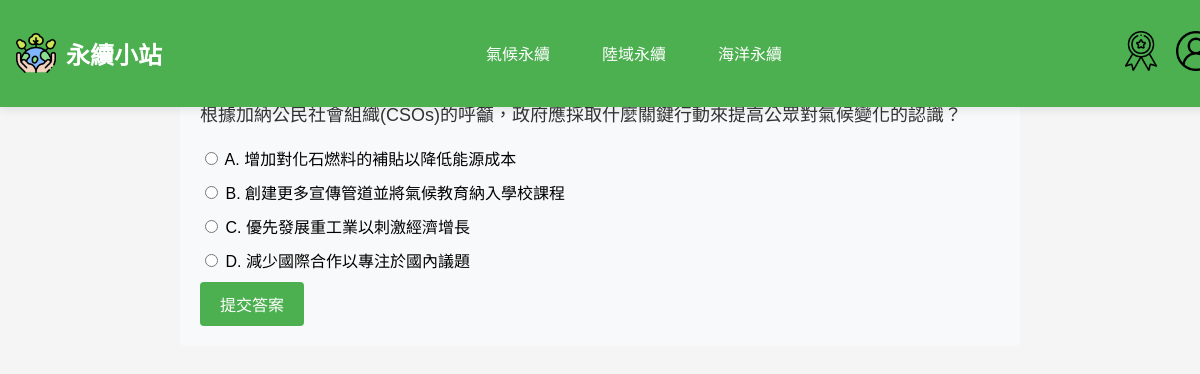
Screenshot of /php/answer.php?question_id=1&type=choice with the database file from the repository.
### tables this page shows
CREATE TABLE `choicequiz` (
  `choiceID` int(11) NOT NULL COMMENT '選擇題編號 (PK)',
  `QuestionText` text NOT NULL COMMENT '問題文字',
  `OptionA` varchar(100) NOT NULL COMMENT '選項A',
  `OptionB` varchar(100) NOT NULL COMMENT '選項B',
  `OptionC` varchar(100) NOT NULL COMMENT '選項C',
  `OptionD` varchar(100) NOT NULL COMMENT '選項D',
  `CorrectAnswer` char(1) NOT NULL COMMENT '正確答案 (A/B/C/D)',
  `UserID` int(11) NOT NULL COMMENT '出題者 (FK to User)',
  `ArticleID` int(11) DEFAULT NULL COMMENT 'FK to Article'
);

### php/answer.php (the view, shortened to what this page needs)
<?php
require_once 'db_connect.php';
$question_id = intval($_GET['question_id']);
$type = $_GET['type'];
?>
<!DOCTYPE html>
<html lang="zh-TW">
<head>
    <link rel="stylesheet" href="../css/nav.css">
    <link rel="stylesheet" href="../css/1.css">
</head>
<body>
    <header>
        <?php include "nav.php"; ?>
    </header>
    <div class="answer-section">
        <?php
        switch($type) {
            case 'choice':
                $sql = "SELECT * FROM choicequiz WHERE choiceID = ?";
                break;
        }
        $stmt = $conn->prepare($sql);
        $stmt->bind_param("i", $question_id);
        $stmt->execute();
        $result = $stmt->get_result();
        if ($row = $result->fetch_assoc()) {
            echo '<div class="question-text">' . htmlspecialchars($row['QuestionText']) . '</div>';
            echo '<form class="answer-form" method="POST">';
            switch($type) {
                case 'choice':
                    echo '<div class="answer-option"><input type="radio" name="answer" value="A" required> A. ' . htmlspecialchars($row['OptionA']) . '</div>';
                    echo '<div class="answer-option"><input type="radio" name="answer" value="B" required> B. ' . htmlspecialchars($row['OptionB']) . '</div>';
                    echo '<div class="answer-option"><input type="radio" name="answer" value="C" required> C. ' . htmlspecialchars($row['OptionC']) . '</div>';
                    echo '<div class="answer-option"><input type="radio" name="answer" value="D" required> D. ' . htmlspecialchars($row['OptionD']) . '</div>';
                    break;
            }
            echo '<button type="submit" class="submit-btn">提交答案</button>';
            echo '</form>';
        } else {
            echo '<p>找不到此題目</p>';
        }
        ?>
    </div>
</body>
</html>

### css/nav.css (style rules this page uses)
body, html { margin: 0; padding: 0; height: 100%; }

### css/1.css (style rules this page uses)
body { margin: 0; padding: 0; font-family: Arial, sans-serif; background-color: #f5f5f5; }

### php/answer.php (style rules this page uses)
.answer-section { max-width: 800px; margin: 80px auto 20px; padding: 20px; background-color: #f8f9fa; border-radius: 5px; }
.question-text { font-size: 18px; margin-bottom: 20px; color: #333; }
.answer-form { margin-top: 20px; }
.answer-option { margin: 10px 0; }
.submit-btn { background-color: #4CAF50; color: white; padding: 10px 20px; border: none; border-radius: 4px; cursor: pointer; font-size: 16px; }

### rows the page displays
choicequiz: QuestionText "根據加納公民社會組織(CSOs)的呼籲，政府應採取什麼關鍵行動來提高公眾對氣候變化的認識？", OptionA "增加對化石燃料的補貼以降低能源成本", OptionB "創建更多宣傳管道並將氣候教育納入學校課程", OptionC "優先發展重工業以刺激經濟增長", OptionD "減少國際合作以專注於國內議題"
